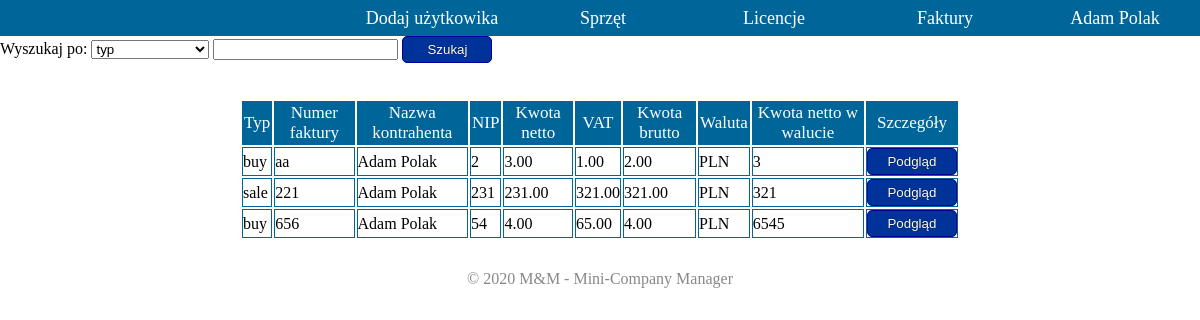
The page /?task=myInvoices&action=getAll (signed in) on the database its author committed.
### tables this page shows
CREATE TABLE `invoices` (
  `invoice_id` int(11) NOT NULL,
  `invoice_type` varchar(10) NOT NULL,
  `invoice_identifier` varchar(50) NOT NULL,
  `client_id` int(11) NOT NULL,
  `invoice_nettoValue` decimal(10,2) NOT NULL,
  `invoice_vat` decimal(10,2) NOT NULL,
  `invoite_bruttoValue` decimal(10,2) NOT NULL,
  `invoice_currencyType` varchar(3) NOT NULL,
  `invoice_convertedValue` decimal(10,0) NOT NULL,
  `user_id` int(11) NOT NULL,
  `detailsFile` text NOT NULL
);

CREATE TABLE `users` (
  `user_id` int(11) NOT NULL,
  `user_firstName` varchar(50) NOT NULL,
  `user_lastName` varchar(50) NOT NULL,
  `user_password` varchar(255) NOT NULL,
  `user_salt` varchar(10) NOT NULL,
  `user_role` varchar(10) NOT NULL,
  `user_login` varchar(50) NOT NULL
);

### views/mainView.php (called while the page is built, shortened)
<?php
class mainView extends View{
    public function login($data) {
        $this->render('main');
    }
}
?>

### index.php (called while the page is built, shortened)
<?php
$con=new appController();
$con->load();
?>

### libs/Model.php (called while the page is built, shortened)
<?php
abstract class Model{
    protected $pdo;
    public function  __construct() {
        try {
            require 'configs/dbConfig.php';
            $this->pdo=new PDO('mysql:host='.$host.';dbname='.$dbase, $user, $pass);
            $this->pdo->setAttribute(PDO::ATTR_ERRMODE, PDO::ERRMODE_EXCEPTION);
        }
        catch(DBException $e) {
            echo 'DB connect error: ' . $e->getMessage();
        }
    }
    public function select($query) {
        $select=$this->pdo->query($query);
        $data=$select->fetchAll(PDO::FETCH_ASSOC);
        return $data;
    }
}
?>

### configs/dbConfig.php (called while the page is built)
<?php
$host='localhost';
$dbase='ai_projekt';
$user='root';
$pass='';
?>

### models/invoicesModel.php (called while the page is built, shortened)
<?php
include 'libs/Model.php';
class invoicesModel extends Model{
    public function getAll() {
        $userId=$_SESSION['activeUser']['user_id'];
        $userRole=$_SESSION['activeUser']['user_role'];
        if($userRole=="admin" || $userRole=="pracownik" || $userRole=="audytor"){
            $data=$this->select("SELECT * FROM `invoices` JOIN users ON users.user_id=invoices.user_id");
        }
        else{
            $data=$this->select("SELECT * FROM `invoices` JOIN users ON users.user_id=invoices.user_id WHERE invoices.user_id='".$userId."'");
        }
        return $data;
    }
}
?>

### controllers/invoicesController.php (called while the page is built, shortened)
<?php
class invoicesController extends Controller{
    public function getAll(){
        $model=$this->loadModel('invoices');
        $data=$model->getAll();
        $view=$this->loadView('main');
        $view->myInvoices($data);
        return $view;
    }
}
?>

### templates/myInvoices.php (the view, shortened to what this page needs)
<div id="search">
<form action="?task=myInvoices&action=getSearched" method="post">
    <label for="list">Wyszukaj po:</label>
    <select id="list" name="type">
        <option value="invoice_type">typ</option>
    </select>
    <input type="text" name="invoice_to_search" id="invoice_to_search">
    <input type="submit" id="start" value="Szukaj">
</form>
</div>
<table id="tabela">
    <thread>
        <tr>
            <th class="top">Typ</th><th class="top">Numer faktury</th> <th class="top">Nazwa kontrahenta</th> <th class="top">NIP</th> <th class="top">Kwota netto</th> <th class="top">VAT</th> <th class="top">Kwota brutto</th> <th class="top">Waluta</th> <th class="top">Kwota netto w walucie</th> <th class="top">Szczegóły</th>
        </tr>
    </thread>
    <tbody>
        <?php
                foreach ($this->get('user_invoices') as &$val) {
                    ?>
                    <tr>
                        <td class="row"><?php echo $val['invoice_type']?></td>
                        <td class="row"><?php echo $val['invoice_identifier']?></td>
                        <td class="row"><?php echo $val['user_firstName']." ".$val['user_lastName']?></td>
                        <td class="row"><?php echo $val['client_id']?></td>
                        <td class="row"><?php echo $val['invoice_nettoValue']?></td>
                        <td class="row"><?php echo $val['invoice_vat']?></td>
                        <td class="row"><?php echo $val['invoite_bruttoValue']?></td>
                        <td class="row"><?php echo $val['invoice_currencyType']?></td>
                        <td class="row"><?php echo $val['invoice_convertedValue']?></td>
                        <td class="row">
                            <form action="?task=myInvoices&action=openInvoices" method="post">
                                <input type="submit" id="details" value="Podgląd">
                            </form>
                        </td>
                    </tr>
                <?php
                }
            ?>
    </tbody>
</table>

### templates/styles/style_logowania.css (style rules this page uses)
body { margin: 0; padding: 0; }
form { margin: 0; }
input[type="submit"] { width: 90px; padding: 5px 13px; border: 1px solid #000099; color: white; text-shadow: 0 0 1px black; background: #003399; position: relative; }
#panel, input[type="submit"] { -webkit-border-radius: 5px; -moz-border-radius: 5px; border-radius: 5px; }

### templates/styles/style_Forms.css (style rules this page uses)
#tabela { width: 60%; margin-left: 20%; margin-top: 3%; }
td { border: 1px solid #006699; margin: 0; padding: 0; }
.top { border: 1px solid #006699; background: #006699; color: white; font-size: 17px; font-weight: normal; }

### rows shown on the page
invoices: invoice_type "buy", invoice_identifier "aa", user.user_firstName "Adam", user.user_lastName "Polak", client "2", invoice_nettoValue "3.00", invoice_vat "1.00", invoite_bruttoValue "2.00", invoice_currencyType "PLN", invoice_convertedValue "3"
invoices: invoice_type "sale", invoice_identifier "221", user.user_firstName "Adam", user.user_lastName "Polak", client "231", invoice_nettoValue "231.00", invoice_vat "321.00", invoite_bruttoValue "321.00", invoice_currencyType "PLN", invoice_convertedValue "321"
invoices: invoice_type "buy", invoice_identifier "656", user.user_firstName "Adam", user.user_lastName "Polak", client "54", invoice_nettoValue "4.00", invoice_vat "65.00", invoite_bruttoValue "4.00", invoice_currencyType "PLN", invoice_convertedValue "6545"

### other values the page prints
$this->get('user_name') "Adam Polak"
